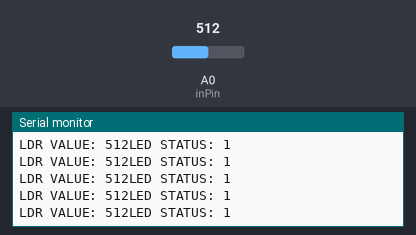
A sketch run on a simulated Arduino Uno, built with avr-gcc and run on an emulated ATmega328P. Shown: the last lines printed to the serial monitor. The test bench sets the inputs (shaded band); at power-on: A0 (inPin) = 512.

Above: at 1.2 s.
1.3 s: A0 (inPin) set to 109
At 2.3 s:
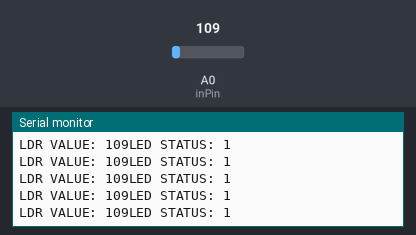
4.3 s: A0 (inPin) set to 90
At 4.8 s:
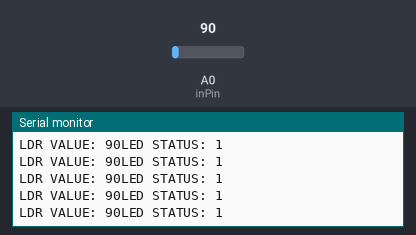
7.3 s: A0 (inPin) set to 11
At 7.9 s:
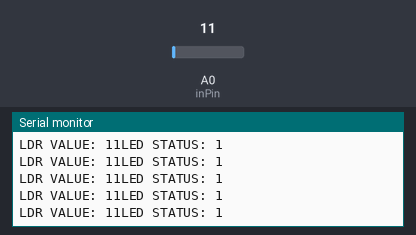
8.8 s: A0 (inPin) set to 8
At 9.5 s:
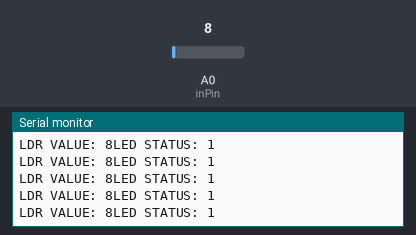
17.8 s: A0 (inPin) set to 985
At 18.4 s:
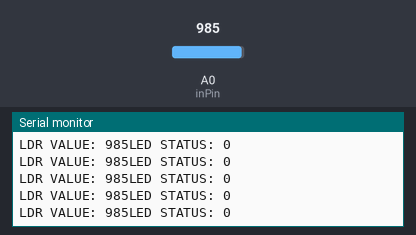
Timing chart, 0 to 20.3 s (numbered marks = the images above; inputs shaded):
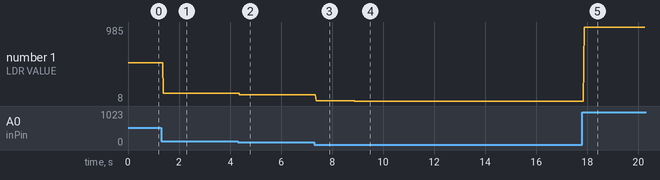

The sketch:

20180808060_Lab04_Assignment_1.ino
```cpp
const int inPin=A0;
const int outPin=9;
int sensorVal=0;

void setup() {
  // put your setup code here, to run once:
  Serial.begin(9600);
}

void loop() {
  // put your main code here, to run repeatedly:
  sensorVal=analogRead(inPin);
  Serial.println();

  if(sensorVal >= 823){
    digitalWrite(outPin,LOW);
  }else{
    digitalWrite(outPin, HIGH);
  }
  Serial.print("LDR VALUE: ");
  Serial.print(sensorVal);
  Serial.print("LED STATUS: ");

  if(sensorVal >= 823){
    Serial.print("0");

  }else{
    Serial.print("1");
  }
}
```

Measured:
- after the input at 1.3 s, the serial monitor: prints a new line after 0.09 s (image 1)
- after the input at 4.3 s, the serial monitor: prints a new line after 0.08 s (image 2)
- after the input at 7.3 s, the serial monitor: prints a new line after 0.08 s (image 3)
- after the input at 8.8 s, the serial monitor: prints a new line after 0.09 s (image 4)
- after the input at 17.8 s, the serial monitor: prints a new line after 0.07 s (image 5)
- plotted number 1: 512 → 109 after the input at 1.3 s, 109 → 90 after the input at 4.3 s, 90 → 11 after the input at 7.3 s, 11 → 8 after the input at 8.8 s, 8 → 985 after the input at 17.8 s
